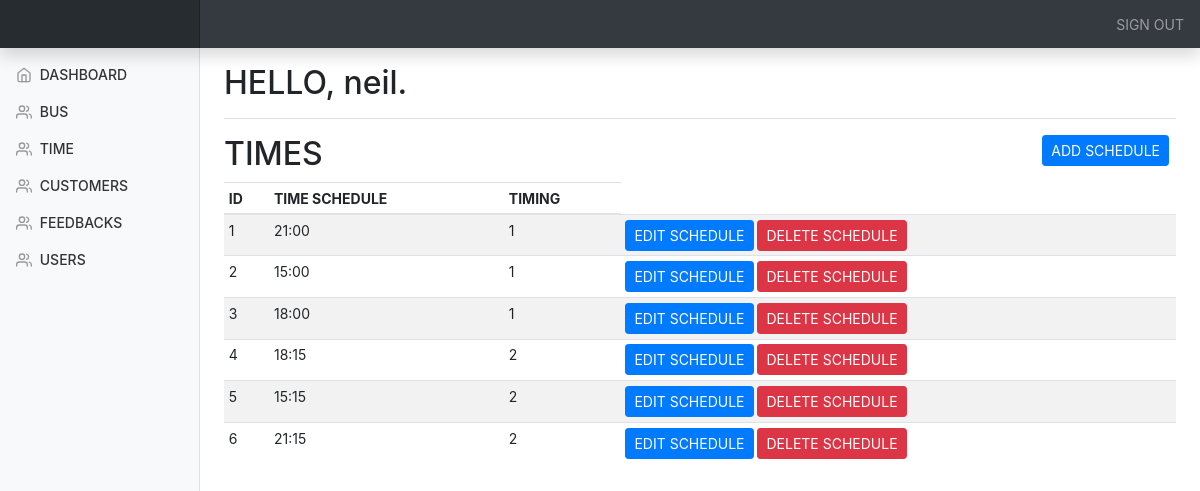
Screenshot of /admin/time.php (signed in) with the database file from the repository.
### tables this page shows
CREATE TABLE `time_schedule` (
  `id` int(25) NOT NULL,
  `show` varchar(100) NOT NULL,
  `theater` varchar(100) NOT NULL
);

### admin/time.php (the view, shortened to what this page needs)
<!doctype html>
<html lang="en">
<head>
  <?php include_once("./templates/top.php"); ?>
  <?php include_once("./templates/navbar.php"); ?>
  <div class="container-fluid">
    <div class="row">
      <?php include "./templates/sidebar.php"; ?>
      <div class="row">
        <div class="col-10">
          <h2>TIMES</h2>
        </div>
        <div class="col-2">
          <button data-toggle="modal" data-target="#add_show" class="btn btn-primary btn-sm">ADD SCHEDULE</button>
        </div>
      </div>
      <div class="table-responsive">
        <table class="table table-striped table-sm">
          <thead>
            <tr>
              <th>ID</th>
              <th>TIME SCHEDULE</th>
              <th>TIMING</th>
            </tr>
          </thead>
          <tbody id="product_list">
            <?php
            include_once 'Database.php';
            $result = mysqli_query($conn, "SELECT * FROM time_schedule");
            if (mysqli_num_rows($result) > 0) {
              while ($row = mysqli_fetch_array($result)) {
            ?>
                <tr>
                  <td><?php echo $row['id']; ?></td>
                  <td><?php echo $row['show']; ?></td>
                  <td><?php echo $row['theater']; ?></td>
                  <td>
                    <button data-toggle="modal" data-target="#update_show<?php echo $row['id']; ?>" class="btn btn-primary btn-sm">EDIT SCHEDULE</button>
                    <button data-toggle="modal" data-target="#delete_show<?php echo $row['id']; ?>" class="btn btn-danger btn-sm">DELETE SCHEDULE</button>
                  </td>
                </tr>
            <?php
              }
            }
            ?>
          </tbody>
        </table>
      </div>
      </main>
    </div>
  </div>
  <?php include_once("./templates/footer.php"); ?>

### admin/css/dashboard.css (style rules this page uses)
body { font-size: .875rem; }

### rows the page displays
time_schedule: id "1", show "21:00", theater "1"
time_schedule: id "2", show "15:00", theater "1"
time_schedule: id "3", show "18:00", theater "1"
time_schedule: id "4", show "18:15", theater "2"
time_schedule: id "5", show "15:15", theater "2"
time_schedule: id "6", show "21:15", theater "2"

### other values shown
$_SESSION["admin"] "neil"
